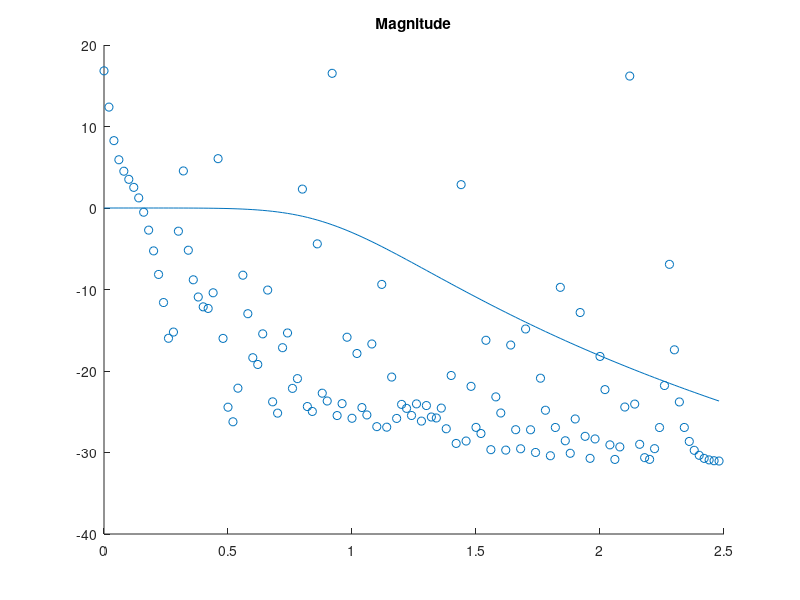

MATLAB code to generate this figure:
%%%%%Frequency response from Chirps

close;clear;clc


tF=50;    %Final time
Fs=5;
t = 0:1/Fs:tF-1/Fs;                     % Time vector
L=length(t);

f1=.1;   %%Initial frequency
f2=Fs;   %%Final frequency

%x = sin(2*pi*15*t) + sin(2*pi*40*t);      % Signal
x = sin(2*pi*(1/2*(f2-f1)/tF.*t+f1).*t);

s = tf('s');
G2 = 1/(s^3+2*s^2+2*s + 1);

out2=lsim(G2,x,t);


y1=fft(x);
y2 = fft(out2);                             % Compute DFT of system 2
%P2 = abs(y2/L);
%P1 = P2(1:L/2+1);
%P1(2:end-1) = 2*P1(2:end-1);
m1 = (abs(y1))'; 

m2 = abs(y2);                               % Magnitude
y2(m2<1e-6) = 0;
p2 = unwrap(angle(y2));                     % Phase


%f = Fs*(0:(L/2))/L;

f = (0:L-1)*Fs/L;        % Frequency vector
f=f(1:end/2);

G=m2./m1;
G=G(1:end/2);
G=2*G;

%plot(f,mag2db(m1))
title('Magnitude')
hold on
scatter(f,mag2db(G))


[mag,phase,wout] = bode(G2,f);
mag=reshape(mag,[],1);
plot(f,mag2db(mag))



